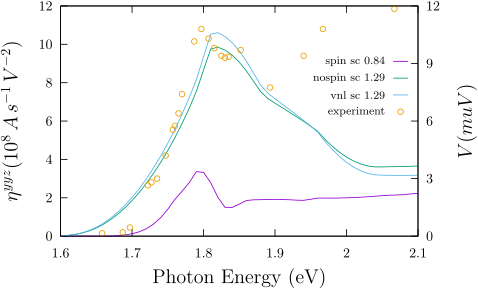

gnuplot code for this plot:
set terminal mp color dashed latex 11

set xlabel "{\\Large Photon Energy (eV)}"
set ytics nomirror
set ytics 
# set yrange [0:4.05]
set y2tics nomirror 3
set y2tics
set xrange [1.6:2.1]
set key samplen 1
set key at graph 0.995, 0.65

g=1e-8
set key right center
set ylabel "\\Large $\\eta^{yyz}(10^{8}\\,A\\,s^{-1}\\,V^{-2})$" 
set y2label "\\Large $ V (\mu V) $" 

# set output "cdse-eta_vnl.mp"
# p "cdse_res/eta2-vnl.kk_yyz_3234_15-nospin_scissor_0.84_Nc_14" u 1:(g*$2) w l t "sc 0.84"  axis x1y1 ,\
#   "cdse_res/experimental_data" u 1:2 w p ps 1 pt 5 t "experiment" axis x1y2 


set output "cdse-eta.mp"
p "cdse-res/eta2.kk_yyz_3234_15-spin_scissor_0.84_Nc_16" u 1:(g*$2) w l t "{\\footnotesize spin sc 0.84}"  axis x1y1 ,\
  "cdse-res/eta2.kk_yyz_3234_15-nospin_scissor_0.84_Nc_14" u ($1+0.45):(g*$2) w l t "{\\footnotesize nospin sc 1.29}"  axis x1y1 ,\
  "cdse-res/eta2-vnl.kk_yyz_3234_15-nospin_scissor_0.84_Nc_14" u ($1+0.45):(g*$2) w l t "{\\footnotesize vnl sc 1.29}"  axis x1y1 ,\
  "cdse-res/experimental_data" u 1:2 w p ps 1 pt 5 t "{\\footnotesize experiment}" axis x1y2 


# eta2.kk_yyz_3234_15-spin_scissor_0.84_Nc_16
# eta2.kk_yyz_3234_15-nospin_scissor_0.84_Nc_14
# eta2-vnl.kk_yyz_3234_15-nospin_scissor_0.84_Nc_14
